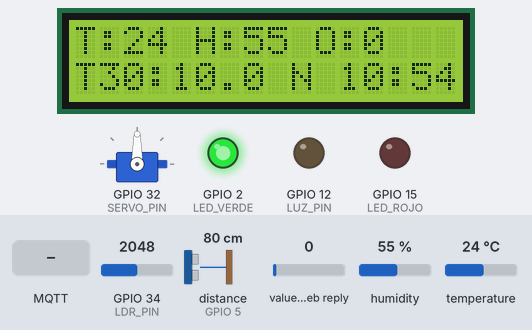
The sketch below on a simulated ESP32. Parts: 16×2 character LCD, servo, output pins drawn as LEDs (lit = HIGH). Wiring (inferred from the names in the program): ultrasonic range finder: trigger GPIO 4; echo GPIO 5. The inputs (shaded band) are chosen by the test bench; at power-on: distance to the obstacle (sensor on GPIO 5) 80 cm, GPIO 34 (LDR_PIN) = 2048, value in the web reply 0, humidity 55 %, temperature 24 °C. The echo pulse lasts 58.3 µs per cm; WiFi joins after 1.5 s; servers stay silent unless stated; the local clock reads 2024-03-15 10:24:30 at power-on unless the sketch sets it; no MQTT or app messages arrive unless stated; web services answer with replies made up by the test bench; pins used as bus, display or sensor lines are not drawn; what the sketch prints to the serial monitor is not drawn.

Above: at 4.3 s.
4.4 s: distance to the obstacle (sensor on GPIO 5) set to 10 cm
6.7 s: distance to the obstacle (sensor on GPIO 5) set to 7 cm
At 8.7 s:
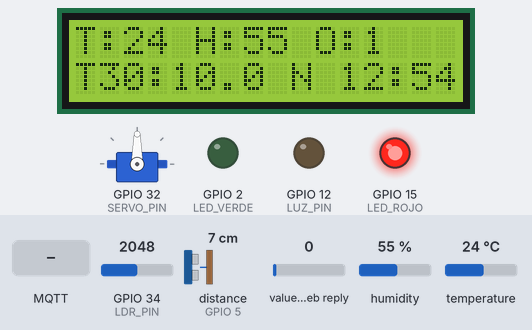
16.7 s: MQTT message "1" arrives on the first subscribed topic
At 17.5 s:
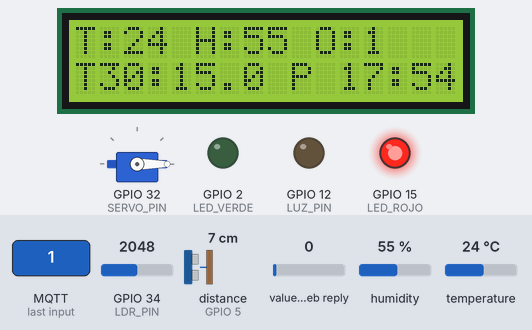
22.7 s: GPIO 34 (LDR_PIN) set to 1944
At 31.8 s:
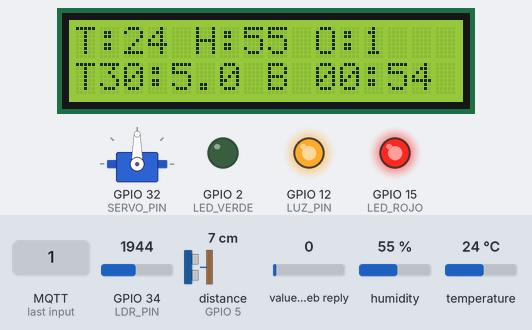
32.7 s: distance to the obstacle (sensor on GPIO 5) set to 9 cm
At 33.5 s:
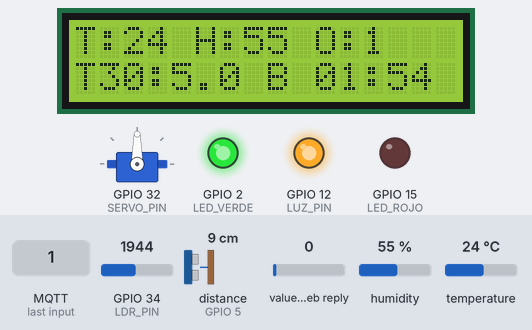
42.7 s: MQTT message "2" arrives on the first subscribed topic
At 44.4 s:
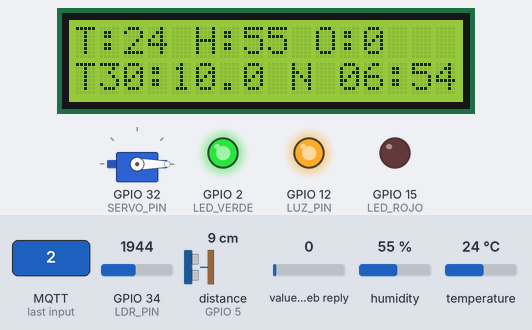
Timing chart, 0 to 46.2 s (numbered marks = the images above; inputs shaded):
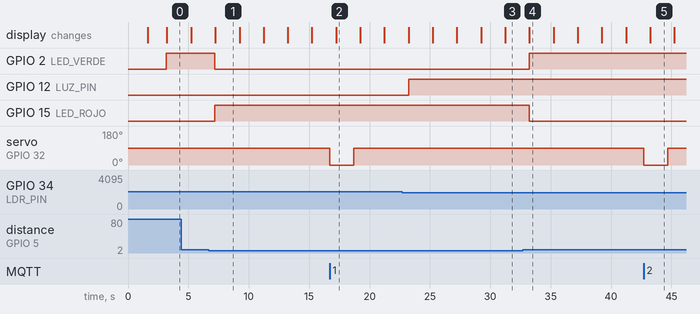

Measured:
- the behaviour switches between 9 and 8 cm on distance to the obstacle (sensor on GPIO 5) (found by bisection; images 0 and 1)
- the behaviour switches between 2000 and 1999 on GPIO 34 (LDR_PIN) (found by bisection; images 2 and 3)
- after the input at 6.7 s, GPIO 2 (LED_VERDE): HIGH → LOW after 0.50 s; GPIO 15 (LED_ROJO): LOW → HIGH after 0.50 s
- after the input at 16.7 s, servo on GPIO 32 (SERVO_PIN): 90° → 0° at once, → 90° 2.0 s later
- after the input at 22.7 s, GPIO 12 (LUZ_PIN): LOW → HIGH after 0.54 s
- after the input at 32.7 s, GPIO 2 (LED_VERDE): LOW → HIGH after 0.54 s; GPIO 15 (LED_ROJO): HIGH → LOW after 0.54 s
- after the input at 42.7 s, servo on GPIO 32 (SERVO_PIN): 90° → 0° at once, → 90° 2.0 s later

The sketch:

SmartParking.ino
```cpp
#include <Wire.h>
#include <LCD_I2C.h>
#include <DHT.h>
#include <ESP32Servo.h>
#include <WiFi.h>
#include <PubSubClient.h>
#include <time.h>
#include <HTTPClient.h>

//                           PINES
#define TRIG_PIN   4
#define ECHO_PIN   5

#define LDR_PIN    34
#define SERVO_PIN  32

#define DHTPIN     25
#define DHTTYPE    DHT11

#define LED_VERDE  2
#define LED_ROJO   15
#define LUZ_PIN    12

#define LCD_ADDR   0x27

//                           UMBRALES Y CONSTANTES
const float DISTANCIA_NORMAL_CM = 9.60;    // distancia normal sin coche
const float DELTA_ALERTA_CM     = 1.0;     // cuando se reduce 1 cm
const float UMBRAL_COCHE_CM     = DISTANCIA_NORMAL_CM - DELTA_ALERTA_CM; // 8.60 cm

const int   LDR_UMBRAL          = 2000;   // menor = más oscuro
const float TEMP_ALTA           = 35.0;
const float HUM_ALTA            = 80.0;

// Servo: ajusta si tu mecánica es al revés
const int ANGULO_CERRADO = 90;  // barrera abajo
const int ANGULO_ABIERTO = 0;   // barrera arriba

// NTP / hora local (México)
const char* ntpServer           = "pool.ntp.org";
const long  gmtOffset_sec       = -6 * 3600;
const int   daylightOffset_sec  = 3600;

// Tarifa
const float TARIFA_BASE_30      = 10.0;   // base por cada 30 min
const unsigned long ESPERA_CIERRE_MS    = 2000;   // 2 s
const unsigned long TIMEOUT_SALIDA_MS   = 10000;  // seguridad salida
const unsigned long SENSOR_INTERVAL_MS  = 1000;   // cada 1 s
const unsigned long PUBLISH_INTERVAL_MS = 60000;  // cada 60 s (para no chocar rate limit)
const unsigned long LCD_INTERVAL_MS     = 2000;   // cada 2 s

//                           OBJETOS
DHT dht(DHTPIN, DHTTYPE);
LCD_I2C lcd(LCD_ADDR, 16, 2);
Servo barrera;
WiFiClient espClient;
PubSubClient client_mqtt(espClient);

//                           WIFI
// NOTE: move these to a separate (git-ignored) secrets header before flashing.
const char* ssid     = "YOUR_WIFI_SSID";
const char* password = "YOUR_WIFI_PASSWORD";

//                           MQTT THINGSPEAK
// Fields:
//  field1 = tiempo ocupado (min simulados)
//  field2 = temperatura (°C)
//  field3 = humedad (%)
//  field4 = estado de barrera (0=cerrada, 1=abierta)
//  field5 = ocupado (0=libre, 1=ocupado)
//  field6 = tarifa por 30 min
//  field7 = comando (1=entrada, 2=salida) [recibido]
//  field8 = tarifa total
const char* broker       = "mqtt3.thingspeak.com";
int         puerto       = 1883;

const char* id_cliente   = "YOUR_MQTT_CLIENT_ID";
const char* mqttUser     = "YOUR_MQTT_USERNAME";
const char* mqttPass     = "YOUR_MQTT_PASSWORD";

const char* mqttTopicPub = "channels/YOUR_CHANNEL_ID/publish";                // publicar datos
const char* mqttTopicSub = "channels/YOUR_CHANNEL_ID/subscribe/fields/field7"; // comandos

// --- HTTP para leer comandos (field7) desde ThingSpeak ---
const char* TS_READ_API_KEY = "YOUR_THINGSPEAK_READ_KEY";   // Read API Key
const char* TS_CHANNEL_ID   = "YOUR_CHANNEL_ID";

unsigned long lastCmdCheck = 0;
const unsigned long CMD_CHECK_INTERVAL_MS = 5000;   // revisar comando cada 5 s
long lastCommandEntryId = -1;                       // para no repetir mismo comando

//                           ESTADO GLOBAL
volatile int comandoBarrera = 0;   // 0=nada, 1=entrada, 2=salida

bool cochePresente = false;
bool gateOpen      = false;

// 0 = idle, 1 = entrada, 2 = salida
int  gateMode = 0;

unsigned long entryDetectTime = 0;
bool          entryDetectionStarted = false;

unsigned long exitOpenTime = 0;

float lastDist   = -1.0;
float lastTemp   = NAN;
float lastHum    = NAN;
int   lastLdr    = 0;
int   ocupado    = 0;          // 0 libre, 1 ocupado
int   estadoAnterior = 0;      // transición 1->0

float       currentMultiplicador = 1.0;
float       currentTarifa30      = TARIFA_BASE_30;
char        tarifaEtiqueta       = 'N';
float       tarifaTotal          = 0.0;

// NUEVO: tiempo ocupado en minutos simulados
float       tiempoOcupadoMin     = 0.0;

bool alarmaClima = false;

// tiempos generales
unsigned long lastSensorRead      = 0;
unsigned long lastPublishTime     = 0;
unsigned long lastScreenUpdate    = 0;

// reloj simulado: 1 s real = 30 min simulados
time_t        baseSimEpoch   = 0;
unsigned long baseSimMillis  = 0;
bool          relojListo     = false;


//                           FUNCIONES
float leerDistanciaCm() {
  digitalWrite(TRIG_PIN, LOW);
  delayMicroseconds(2);

  digitalWrite(TRIG_PIN, HIGH);
  delayMicroseconds(10);
  digitalWrite(TRIG_PIN, LOW);

  long dur = pulseIn(ECHO_PIN, HIGH, 30000);
  if (dur == 0) return -1.0;

  return (dur * 0.0343f) / 2.0f;
}

float calcularMultiplicador(const struct tm &timeinfo) {
  int h = timeinfo.tm_hour;

  if ((h >= 7 && h < 10) || (h >= 17 && h < 20)) {
    tarifaEtiqueta = 'P';
    return 1.5f;
  } else if (h >= 0 && h < 6) {
    tarifaEtiqueta = 'B';
    return 0.5f;
  } else {
    tarifaEtiqueta = 'N';
    return 1.0f;
  }
}

bool getSimTime(struct tm *timeinfo) {
  if (!relojListo) return false;

  unsigned long elapsedMs = millis() - baseSimMillis;
  time_t simEpoch = baseSimEpoch + (elapsedMs / 1000) * 1800; // 30 min por s

  return (localtime_r(&simEpoch, timeinfo) != nullptr);
}

//                           BARRERA
void abrirBarrera() {
  barrera.write(ANGULO_ABIERTO);
  Serial.println("Barrera ABIERTA");
}

void cerrarBarrera() {
  barrera.write(ANGULO_CERRADO);
  Serial.println("Barrera CERRADA");
}

void manejarBarrera(unsigned long now) {
  // Procesar comando recibido
  if (comandoBarrera != 0 && gateMode == 0 && !gateOpen) {
    if (comandoBarrera == 1) {
      Serial.println("Comando: ENTRADA -> abrir barrera");
      gateMode = 1;
      gateOpen = true;
      entryDetectionStarted = false;
      abrirBarrera();
    } else if (comandoBarrera == 2) {
      Serial.println("Comando: SALIDA -> abrir barrera");
      gateMode = 2;
      gateOpen = true;
      exitOpenTime = now;
      abrirBarrera();
    }
    comandoBarrera = 0;
  }

  if (!gateOpen || gateMode == 0) return;

  if (gateMode == 1) {
    // ENTRADA: al detectar coche, esperar 2 s y cerrar
    if (cochePresente && !entryDetectionStarted) {
      entryDetectionStarted = true;
      entryDetectTime = now;
      Serial.println("Coche detectado (entrada), contando 2s...");
    }
    if (entryDetectionStarted && (now - entryDetectTime >= ESPERA_CIERRE_MS)) {
      Serial.println("Cerrando barrera después de 2s (entrada).");
      cerrarBarrera();
      gateOpen = false;
      gateMode = 0;
      entryDetectionStarted = false;
    }

  } else if (gateMode == 2) {
    // SALIDA: al dejar de detectar coche, esperar 2 s y cerrar
    if (!cochePresente && (now - exitOpenTime >= ESPERA_CIERRE_MS)) {
      Serial.println("Cerrando barrera 2s después de que se fue el coche (salida).");
      cerrarBarrera();
      gateOpen = false;
      gateMode = 0;
    } else if (now - exitOpenTime > TIMEOUT_SALIDA_MS) {
      Serial.println("Timeout salida: cerrando barrera por seguridad.");
      cerrarBarrera();
      gateOpen = false;
      gateMode = 0;
    }
  }
}

//                           MQTT CALLBACK
void mqttCallback(char* topic, byte* payload, unsigned int length) {
  String msg;
  for (unsigned int i = 0; i < length; i++) {
    msg += (char)payload[i];
  }

  Serial.print("MQTT mensaje en [");
  Serial.print(topic);
  Serial.print("]: ");
  Serial.println(msg);

  if (String(topic) == mqttTopicSub) {
    int valor = msg.toInt();   // 1 = entrada, 2 = salida
    comandoBarrera = valor;
    Serial.print("comandoBarrera (MQTT) = ");
    Serial.println(comandoBarrera);
  }
}

//                           WIFI / MQTT
void conectarWiFi() {
  Serial.print("Conectando a WiFi ");
  Serial.println(ssid);

  WiFi.begin(ssid, password);
  while (WiFi.status() != WL_CONNECTED) {
    delay(500);
    Serial.print(".");
  }
  Serial.println("\nWiFi conectado.");
}

void conectarMQTT() {
  client_mqtt.setServer(broker, puerto);
  client_mqtt.setCallback(mqttCallback);

  while (!client_mqtt.connected()) {
    Serial.print("Conectando a MQTT...");
    if (client_mqtt.connect(id_cliente, mqttUser, mqttPass)) {
      Serial.println(" conectado.");
      if (client_mqtt.subscribe(mqttTopicSub)) {
        Serial.print("Suscrito a ");
        Serial.println(mqttTopicSub);
      } else {
        Serial.println("Fallo al suscribirse al topic");
      }
    } else {
      Serial.print(" fallo, rc=");
      Serial.print(client_mqtt.state());
      Serial.println(" reintentando en 2s...");
      delay(2000);
    }
  }
}

//                           THINGSPEAK PUBLISH
void enviarThingSpeak() {
  if (WiFi.status() != WL_CONNECTED) return;
  if (!client_mqtt.connected())    return;

  // 0 = cerrada, 1 = abierta
  int estadoBarrera = gateOpen ? 1 : 0;

  // field1 ahora es tiempoOcupadoMin
  String datos = "field1=" + String(tiempoOcupadoMin, 1) +
                 "&field2=" + String(lastTemp, 1) +
                 "&field3=" + String(lastHum, 1) +
                 "&field4=" + String(estadoBarrera) +
                 "&field5=" + String(ocupado) +
                 "&field6=" + String(currentTarifa30, 2) +
                 "&field8=" + String(tarifaTotal, 2);

  bool ok = client_mqtt.publish(mqttTopicPub, datos.c_str());

  Serial.print("Publicando: ");
  Serial.println(datos);
  Serial.println(ok ? "MQTT publish OK" : "MQTT publish FAIL");
}

//                           THINGSPEAK HTTP COMMAND POLLING
void checarComandoHTTP(unsigned long now) {
  if (WiFi.status() != WL_CONNECTED) return;
  if (now - lastCmdCheck < CMD_CHECK_INTERVAL_MS) return;
  lastCmdCheck = now;

  HTTPClient http;
  String url = "http://api.thingspeak.com/channels/";
  url += TS_CHANNEL_ID;
  url += "/fields/7/last.json?api_key=";
  url += TS_READ_API_KEY;

  http.begin(url);
  int httpCode = http.GET();
  if (httpCode != 200) {
    Serial.print("HTTP comando error: ");
    Serial.println(httpCode);
    http.end();
    return;
  }

  String payload = http.getString();
  http.end();

  // Sacar entry_id para saber si es un comando nuevo
  int idxEntry = payload.indexOf("\"entry_id\":");
  if (idxEntry < 0) return;
  idxEntry += 11;
  int endEntry = payload.indexOf(",", idxEntry);
  long entryId = payload.substring(idxEntry, endEntry).toInt();

  if (entryId == lastCommandEntryId) return;
  lastCommandEntryId = entryId;

  // Sacar valor de field7
  int idxField = payload.indexOf("\"field7\":\"");
  if (idxField < 0) return;
  idxField += 10;
  int endField = payload.indexOf("\"", idxField);
  String valStr = payload.substring(idxField, endField);
  int v = valStr.toInt();

  if (v == 1 || v == 2) {
    comandoBarrera = v;
    Serial.print("Nuevo comandoBarrera (HTTP) = ");
    Serial.println(comandoBarrera);
  }
}

//                           LCD
void actualizarLCD() {
  lcd.clear();

  lcd.setCursor(0, 0);
  lcd.print("T:");
  if (!isnan(lastTemp)) lcd.print((int)lastTemp);
  else lcd.print("--");
  lcd.print(" H:");
  if (!isnan(lastHum)) lcd.print((int)lastHum);
  else lcd.print("--");
  lcd.print(" O:");
  lcd.print(ocupado);

  lcd.setCursor(0, 1);
  lcd.print("T30:");
  lcd.print(currentTarifa30, 1);
  lcd.print(" ");
  lcd.print(tarifaEtiqueta);
  lcd.print(" ");

  struct tm timeinfo;
  if (getSimTime(&timeinfo)) {
    if (timeinfo.tm_hour < 10) lcd.print("0");
    lcd.print(timeinfo.tm_hour);
    lcd.print(":");
    if (timeinfo.tm_min < 10) lcd.print("0");
    lcd.print(timeinfo.tm_min);
  } else {
    lcd.print("--:--");
  }
}

//                           SETUP
void setup() {
  Serial.begin(115200);

  pinMode(TRIG_PIN, OUTPUT);
  pinMode(ECHO_PIN, INPUT);

  pinMode(LUZ_PIN, OUTPUT);
  pinMode(LED_VERDE, OUTPUT);
  pinMode(LED_ROJO, OUTPUT);

  digitalWrite(LUZ_PIN, LOW);
  digitalWrite(LED_VERDE, LOW);
  digitalWrite(LED_ROJO, LOW);

  dht.begin();

  Wire.begin(21, 22);
  lcd.begin();
  lcd.backlight();

  barrera.attach(SERVO_PIN);
  cerrarBarrera();
  gateOpen = false;
  gateMode = 0;

  conectarWiFi();
  configTime(gmtOffset_sec, daylightOffset_sec, ntpServer);

  struct tm timeinfo;
  if (getLocalTime(&timeinfo)) {
    baseSimEpoch  = mktime(&timeinfo);
    baseSimMillis = millis();
    relojListo    = true;
  } else {
    relojListo = false;
  }

  conectarMQTT();

  lcd.clear();
  lcd.print("Estacionamiento");
  lcd.setCursor(0, 1);
  lcd.print("Inicializando...");
  delay(1500);
}

//                           LOOP
void loop() {
  if (!client_mqtt.connected()) {
    conectarMQTT();
  }
  client_mqtt.loop();

  unsigned long now = millis();

  // Lecturas de sensores cada 1 s
  if (now - lastSensorRead >= SENSOR_INTERVAL_MS) {
    lastSensorRead = now;

    // Ultrasonico (solo para lógica local)
    lastDist = leerDistanciaCm();
    cochePresente = (lastDist > 0 && lastDist <= UMBRAL_COCHE_CM);
    ocupado = cochePresente ? 1 : 0;

    // transición ocupado -> libre => reset tarifaTotal, tiempoOcupadoMin y field8
    if (estadoAnterior == 1 && ocupado == 0) {
      Serial.println("Vehiculo salió: Reiniciando tarifaTotal y tiempoOcupadoMin.");
      tarifaTotal = 0.0;
      tiempoOcupadoMin = 0.0;

      if (client_mqtt.connected()) {
        String datosReset = "field8=0&field1=0";
        client_mqtt.publish(mqttTopicPub, datosReset.c_str());
      }
    }
    estadoAnterior = ocupado;

    // LDR
    lastLdr = analogRead(LDR_PIN);
    bool oscuro = (lastLdr < LDR_UMBRAL);
    digitalWrite(LUZ_PIN, oscuro ? HIGH : LOW);

    // LEDs según ocupación
    if (cochePresente) {
      digitalWrite(LED_VERDE, LOW);
      digitalWrite(LED_ROJO, HIGH);
    } else {
      digitalWrite(LED_VERDE, HIGH);
      digitalWrite(LED_ROJO, LOW);
    }

    // DHT
    float t = dht.readTemperature();
    float h = dht.readHumidity();
    if (!isnan(t)) lastTemp = t;
    if (!isnan(h)) lastHum  = h;

    alarmaClima = (!isnan(lastTemp) && lastTemp > TEMP_ALTA) ||
                  (!isnan(lastHum)  && lastHum  > HUM_ALTA);
    if (alarmaClima) {
      Serial.println("ALERTA: Temperatura/Humedad anormal.");
    }

    // Tarifa dinámica
    struct tm simTime;
    if (getSimTime(&simTime)) {
      currentMultiplicador = calcularMultiplicador(simTime);
      currentTarifa30 = TARIFA_BASE_30 * currentMultiplicador;
    } else {
      currentMultiplicador = 1.0f;
      currentTarifa30 = TARIFA_BASE_30;
      tarifaEtiqueta = 'N';
    }

    // Cobro y tiempo ocupado: cada segundo = 30 min simulados
    if (ocupado && relojListo) {
      tarifaTotal += currentTarifa30;
      tiempoOcupadoMin += 30.0f;  // sumamos 30 minutos simulados
      Serial.print("tarifaTotal: ");
      Serial.println(tarifaTotal, 2);
      Serial.print("tiempoOcupadoMin: ");
      Serial.println(tiempoOcupadoMin, 1);
    }
  }

  // Leer comandos (field7) por HTTP en ThingSpeak
  checarComandoHTTP(now);

  // Lógica de la barrera
  manejarBarrera(now);

  // Publicar a ThingSpeak (datos) cada 60 s
  if (now - lastPublishTime >= PUBLISH_INTERVAL_MS) {
    lastPublishTime = now;
    enviarThingSpeak();
  }

  // Actualizar LCD cada 2 s
  if (now - lastScreenUpdate >= LCD_INTERVAL_MS) {
    lastScreenUpdate = now;
    actualizarLCD();
  }
}
```
